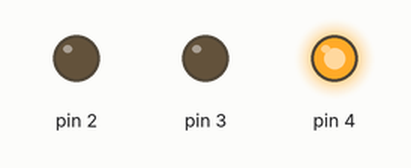
Simulated run of this sketch. Board: Arduino Uno, built with avr-gcc and run on an emulated ATmega328P. Parts: output pins drawn as LEDs (lit = HIGH).

Above: at 3.0 s.
At 7.0 s:
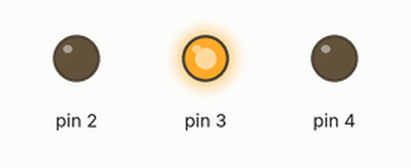
At 10.0 s:
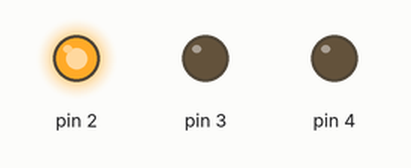
Timing chart, 0 to 15.6 s (numbered marks = the images above):
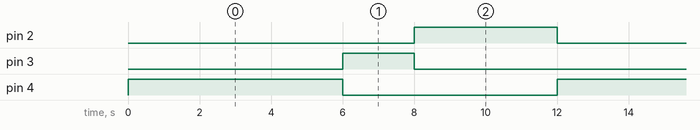

The sketch:

semaforo_poo.ino
```cpp
// cria a classe LED
class LED
{
private:
    int pin;     // armazena o número do pino conectado ao LED
    bool state;  // guarda o estado atual do LED (true = ligado, false = desligado)

public:
    // constructor: recebe o pino e define o LED inicialmente para ele ficar desligado
    LED(int p) : pin(p), state(false) {}

    // configura o pino como saída e garante que o LED comece apagado
    void begin()
    {
        pinMode(pin, OUTPUT);
        digitalWrite(pin, LOW);
    }

    // Liga o LED (HIGH) e atualiza o estado interno
    void on()
    {
        state = true;
        digitalWrite(pin, HIGH);
    }

    // Desliga o LED (LOW) e atualiza o estado interno
    void off()
    {
        state = false;
        digitalWrite(pin, LOW);
    }

    // Inverte o estado atual (se estiver ligado, apaga; se estiver apagado, liga)
    void toggle()
    {
        state = !state;
        digitalWrite(pin, state ? HIGH : LOW);
    }

    // retorna o estado atual do LED (true = ligado, false = desligado)
    bool isOn() const { return state; }
};

// criação dos objetos LED (cada um ligado a um pino diferente do Arduino, no caso 2, 3 e 4)
LED led_vermelho(4);  // LED vermelho no pino 4
LED led_amarelo(3);   // LED amarelo no pino 3
LED led_verde(2);     // LED verde no pino 2

// agora criamos ponteiros que apontam para os endereços de memória desses objetos já existentes
LED *pVermelho = &led_vermelho;
LED *pAmarelo  = &led_amarelo;
LED *pVerde    = &led_verde;

// função de configuração (executada apenas uma vez ao iniciar o programa)
void setup()
{
    // inicializa cada LED chamando o método begin() através dos ponteiros
    pVermelho->begin();
    pAmarelo->begin();
    pVerde->begin();
}

// loop principal (repete pra sempre)
void loop()
{
    // liga o LED vermelho por 6 segundos e depois desliga
    pVermelho->on();
    delay(6000);
    pVermelho->off();

    // liga o LED amarelo por 2 segundos e depois desliga
    pAmarelo->on();
    delay(2000);
    pAmarelo->off();

    // Liga o LED verde por 4 segundos e depois desliga
    pVerde->on();
    delay(4000);
    pVerde->off();
}

// eu também poderia utilizar a função toggle para desligar e ligar os leds!
// o uso de classes permite o encapsulamento, que protege os detalhes internos do funcionamento do LED e evita que outras
// partes do código precisem saber como ele é controlado, ou seja, caso seja necessário mudar a forma de ligar o LED,
// basta alterar dentro da classe, sem precisar mexer de novo no resto do programa.
// a vantagem de usar ponteiros é que facilita a passagem de objetos para funções, ou seja, em vez de duplicar o objeto,
// a função apenas recebe o endereço dele, o que torna o código mais eficiente e evita cópias desnecessárias.
```

Measured:
- by itself, pin 2: alternates HIGH for 4.0 s and LOW for 8.0 s
- by itself, pin 3: alternates HIGH for 2.0 s and LOW for 10.0 s
- by itself, pin 4: alternates HIGH for 6.0 s and LOW for 6.0 s
